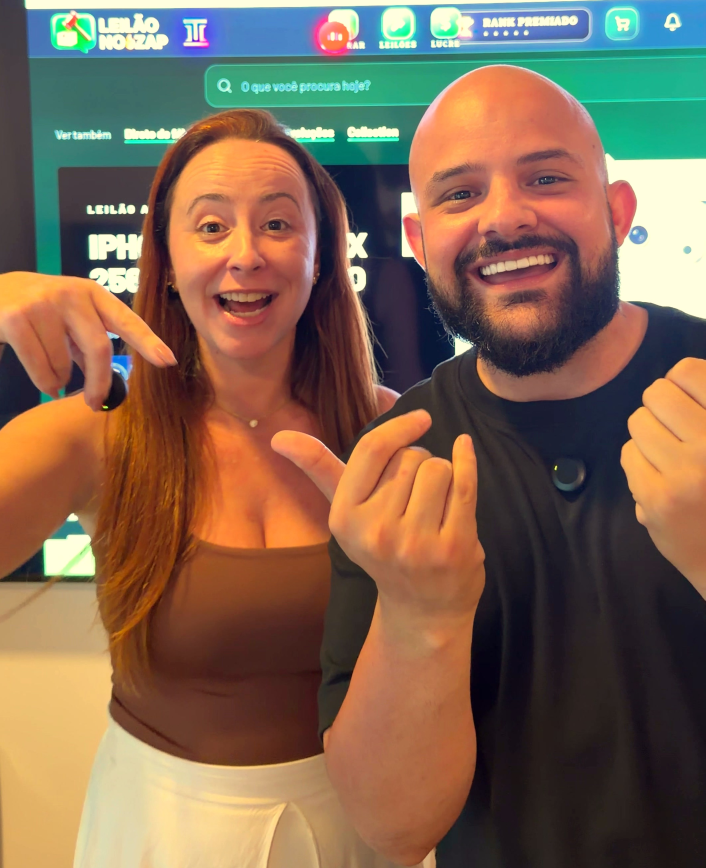
#> input picture marketing/videos/2026-11-07-emanuel-natalia-iphone/FOTO-emanuel-natalia-leilao-iphone.jpg, 2116 x 2604 px, given in place of logo-horizontal-transparente.png, which was not available (shown at 1/3 size)
$ python montar-murilo-15s.py ../../2026-11-07-emanuel-natalia-iphone/FOTO-emanuel-natalia-leilao-iphone.jpg
#> lines starting #> are read from the running program, lines starting #| are printed output that depends on the picture
import subprocess, sys
from PIL import Image, ImageDraw, ImageFont, ImageFilter
S = sys.argv[1]; MK = '/home/user/Leil-onozaplivoo/marketing'; M = '/home/user/leilonozap/public/provas/murilo-full.mp4'
F = lambda p, t: ImageFont.truetype('/usr/share/fonts/opentype/inter/InterDisplay-%s.otf' % p, t)
W, H = 1080, 1920; VERDE, OURO, NOITE, BR = (27,122,72), (245,196,81), (10,20,16), (255,255,255)
INI, FIM = 64.3, 78.4; dur = round(FIM - INI, 2)
def legenda(txt, dest, nome):
    im = Image.new('RGBA', (W, H), (0,0,0,0)); d = ImageDraw.Draw(im); f = F('Black', 56); fd = F('Black', 68); y = 1400
    if txt:
        while d.textlength(txt, font=f) > W - 160: f = F('Black', f.size - 2)
        w = d.textlength(txt, font=f); x0 = (W - w) / 2 - 34; d.rounded_rectangle((x0, y - 46, x0 + w + 68, y + 46), 46, fill=VERDE + (245,)); d.text((W/2, y), txt, font=f, fill=BR, anchor='mm'); y += 106
    if dest:
        t = dest.upper(); w = d.textlength(t, font=fd); x0 = (W - w) / 2 - 36; d.rounded_rectangle((x0, y - 50, x0 + w + 72, y + 50), 50, fill=OURO + (255,)); d.text((W/2, y), t, font=fd, fill=(10,60,32), anchor='mm')
    a = im.split()[3].filter(ImageFilter.GaussianBlur(14)).point(lambda v: v * 0.45); s = Image.new('RGBA', (W, H), (0,0,0,0)); s.putalpha(a); Image.alpha_composite(s, im).save(f'{S}/{nome}.png')
im = Image.new('RGBA', (W, H), (0,0,0,0)); d = ImageDraw.Draw(im)
#> after `im = Image.new('RGBA', (W, H), (0, 0, 0, 0))`: im: PIL image 1080x1920 RGBA; every value is 0
lg = Image.open(f'{MK}/marca/logo-horizontal-transparente.png').convert('RGBA'); lg.thumbnail((280, 104))
#> after `lg.thumbnail((280, 104))`:
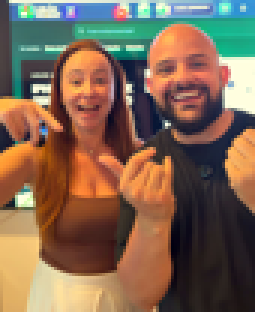
#> lg: PIL image 85x104 RGBA (shown 3 times larger); mean R, G, B, A 128.3, 103.1, 82.7, 255
d.rounded_rectangle((40, 250, 80 + lg.width, 278 + lg.height), 30, fill=NOITE + (150,)); im.alpha_composite(lg, (60, 264))
#> after `im.alpha_composite(lg, (60, 264))`:
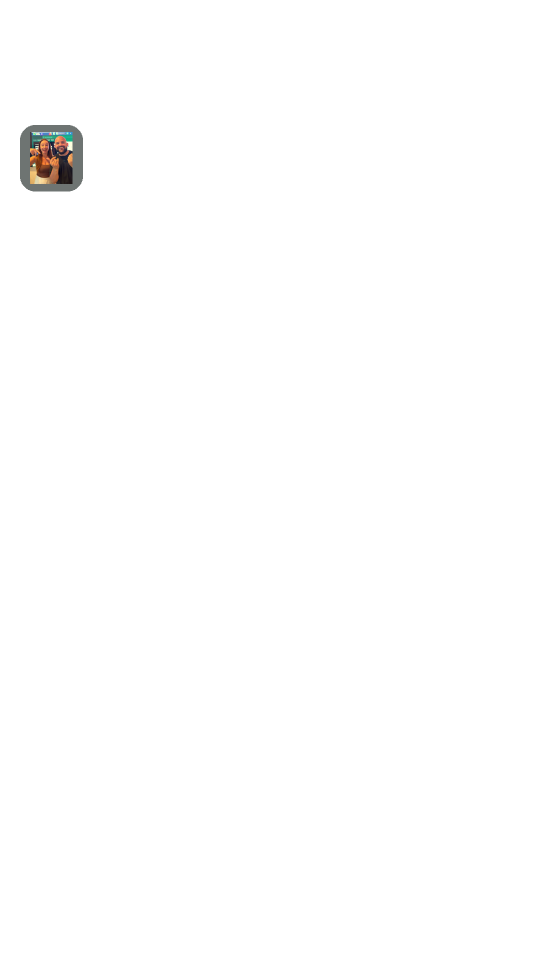
#> im: PIL image 1080x1920 RGBA (shown at 1/2 size); mean R, G, B, A 0.6, 0.5, 0.4, 1.6; transparent parts drawn white
f = F('Black', 34); t = 'ARREMATOU POR R$ 4.640'; w = d.textlength(t, font=f)
#> after `w = d.textlength(t, font=f)`: w = 450.9
d.rounded_rectangle((W - 60 - w - 56, 270, W - 60, 340), 35, fill=(243,91,18,240)); d.text((W - 60 - (w + 56) / 2, 305), t, font=f, fill=BR, anchor='mm'); im.save(f'{S}/selo.png')
#> after `d.rounded_rectangle((W - 60 - w - 56, 270, W - 60, 340), 35, fill=(243`:
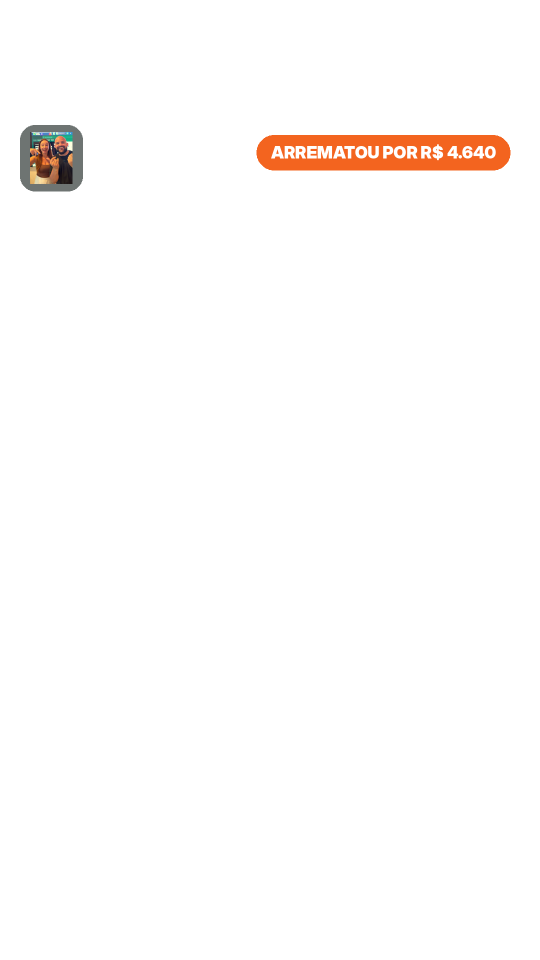
#> saved as selo.png: PIL image 1080x1920 RGBA (shown at 1/2 size); mean R, G, B, A 4.7, 2.6, 1.5, 5.7; transparent parts drawn white
LEG = [(64.3, 66.3, 'então assim, de repente', None), (66.3, 68.95, 'quando eu chegar em casa,', 'faço um videozinho'), (69.0, 72.25, 'vou indicando o leilão do sábado', 'pros meus amigos'),
       (72.3, 75.45, 'porque isso daqui foi', 'surreal!'), (75.5, 77.0, 'o preço que eu paguei', 'R$ 4.640'), (77.0, 78.4, 'foi surreal mesmo,', 'bem bacana!')]
ent = ['-ss', str(INI), '-t', str(dur), '-i', M, '-loop', '1', '-t', str(dur), '-i', f'{S}/selo.png']
vf = "[0:v]scale=1080:1920,crop=540:960:74:320,scale=1080:1920:flags=lanczos,unsharp=5:5:0.5,setsar=1,fps=30,eq=saturation=1.06:contrast=1.03[b0];[b0][1:v]overlay=0:0[b1]"
for j, (a, b, t, dd) in enumerate(LEG):
    legenda(t, dd, f'l{j}'); ent += ['-loop', '1', '-t', str(dur), '-i', f'{S}/l{j}.png']; vf += f";[b{j+1}][{2+j}:v]overlay=0:0:enable='between(t,{a-INI:.2f},{b-INI:.2f})'[b{j+2}]"
#> this loop made 6 passes
#> (w in legenda, x0 in legenda) on passes 1 to 6: (644.4, 183.8), (745.8, 131.1), (693.3, 157.4), (337.4, 335.3), (302, 353), (475.1, 266.4)
#> pass 1, in legenda, `a = im.split()[3].filter(ImageFilter.GaussianBlur(14)).point(lambda v:`:
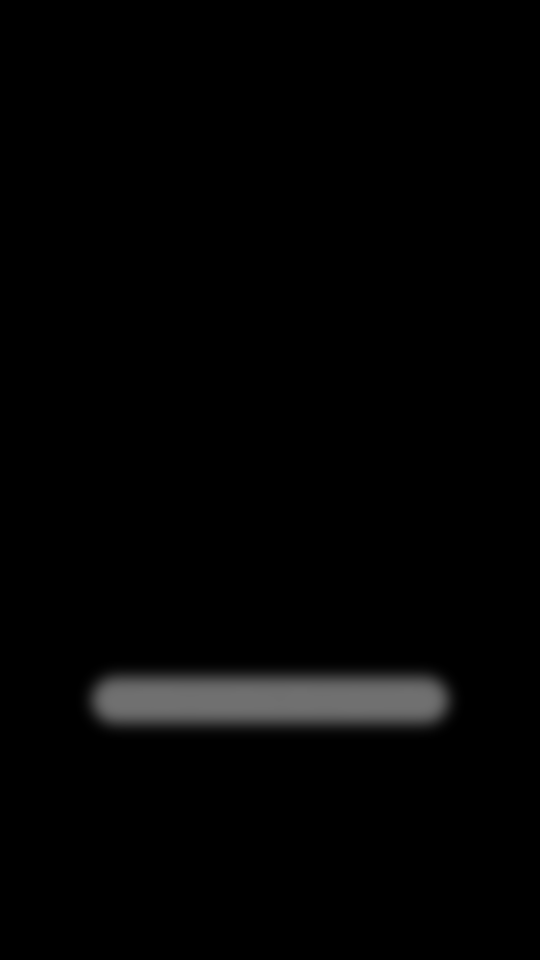
#> a: PIL image 1080x1920 L (shown at 1/2 size); min 0, max 112, mean 3.5
#> pass 1, in legenda, `a = im.split()[3].filter(ImageFilter.GaussianBlur(14)).point(lambda v:`:
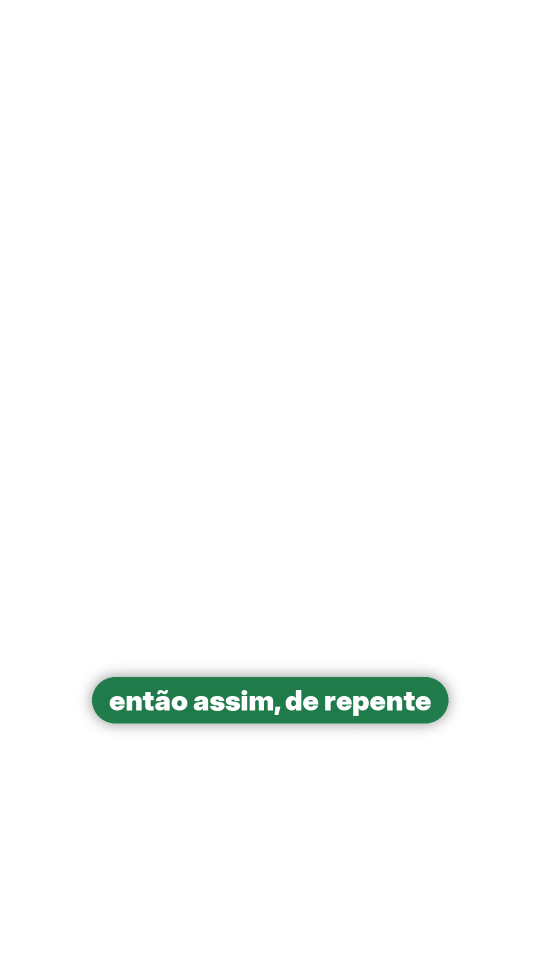
#> saved as l0.png: PIL image 1080x1920 RGBA (shown at 1/2 size); mean R, G, B, A 2.2, 4.6, 3.3, 8.2; transparent parts drawn white
#> pass 2, in legenda (call 2), `a = im.split()[3].filter(ImageFilter.GaussianBlur(14)).point(lambda v:`:
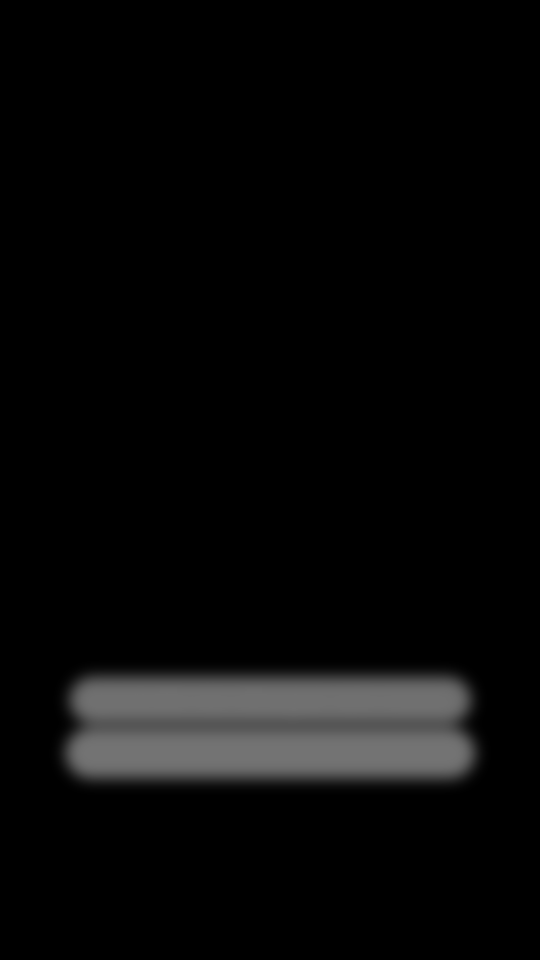
#> a: PIL image 1080x1920 L (shown at 1/2 size); min 0, max 115, mean 8.4
#> pass 2, in legenda (call 2), `a = im.split()[3].filter(ImageFilter.GaussianBlur(14)).point(lambda v:`:
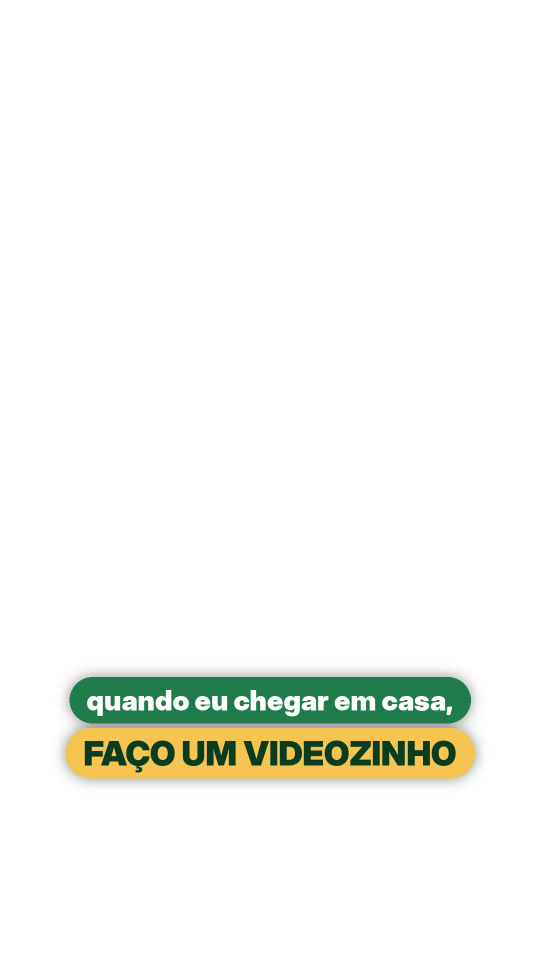
#> saved as l1.png: PIL image 1080x1920 RGBA (shown at 1/2 size); mean R, G, B, A 9.4, 11.2, 6.3, 19.6; transparent parts drawn white
subprocess.run(['ffmpeg','-v','error','-y'] + ent + ['-filter_complex', vf, '-map', f'[b{len(LEG)+1}]', '-an', '-t', str(dur), '-c:v','libx264','-crf','17','-preset','slow','-pix_fmt','yuv420p', f'{S}/video.mp4'], check=True)
#> (this line was passed over: subprocess is not available in this run)
subprocess.run(['ffmpeg','-v','error','-y','-ss', str(INI), '-t', str(dur), '-i', M, '-vn', '-af', f'aresample=48000,aformat=channel_layouts=stereo,highpass=f=90,equalizer=f=3200:t=q:w=1.4:g=-2,acompressor=threshold=-22dB:ratio=2:attack=15:release=250,loudnorm=I=-16:TP=-3:LRA=9,aresample=48000,apad,atrim=0:{dur},afade=t=out:st={dur-0.3}:d=0.3', '-ar','48000', f'{S}/voz.wav'], check=True)
#> (this line was passed over: subprocess is not available in this run)
subprocess.run(['ffmpeg','-v','error','-y','-i', f'{S}/video.mp4','-i', f'{S}/voz.wav','-map','0:v','-map','1:a','-c:v','copy','-c:a','aac','-b:a','192k','-t',str(dur),'-movflags','+faststart', f'{S}/MURILO-15s.mp4'], check=True)
#> (this line was passed over: subprocess is not available in this run)
print('ok', dur)
